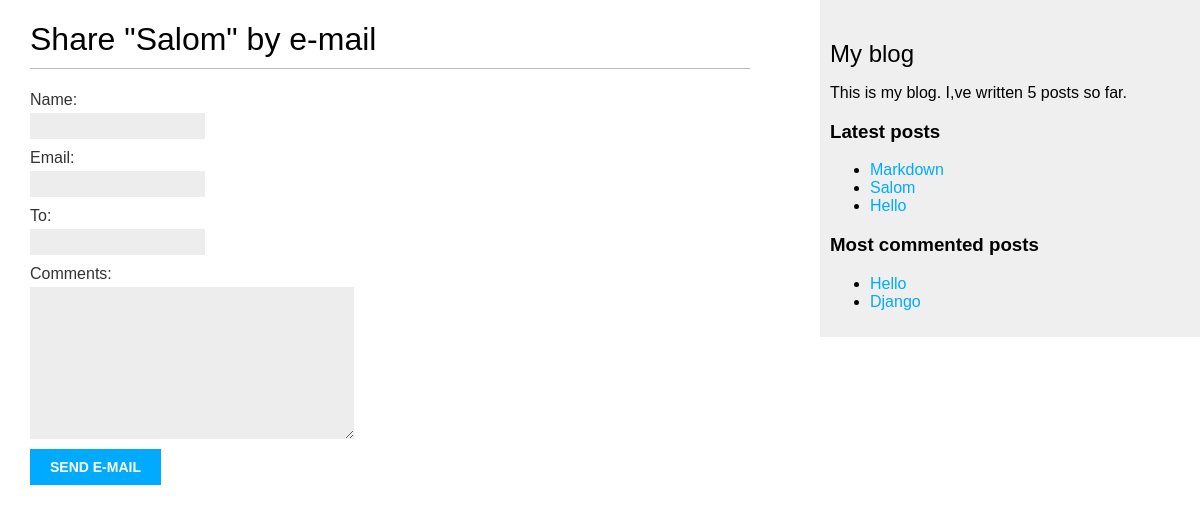
Screenshot of /4/share/ with the database file from the repository.
### BlogApp/models.py (models this page shows, shortened)
class Post(models.Model):
    DoesNotExist = None
    tags = TaggableManager()
    class Status(models.TextChoices):
        DRAFT = 'DF', 'Draft'
        PUBLISHED = 'PB', 'Published'
    title = models.CharField(max_length=250)
    slug = models.SlugField(max_length=250, unique_for_date='publish')
    author = models.ForeignKey(User,
                               on_delete=models.CASCADE,
                               related_name='blog_posts')
    body = models.TextField()
    publish = models.DateTimeField(default=timezone.now)
    created = models.DateTimeField(auto_now_add=True)
    updated = models.DateTimeField(auto_now=True)
    status = models.CharField(max_length=2,
                              choices=Status.choices,
                              default=Status.DRAFT)
    objects = models.Manager()
    published = PublishedManager()
    class Meta:
        ordering = ['-publish']
    indexes = [
        models.Index(fields=['-publish']),
    ]
    def get_absolute_url(self):
        return reverse('blog:post_detail',
                       args=[self.publish.year,
                             self.publish.month,
                             self.publish.day,
                             self.slug])

### BlogApp/views.py (the view)
# urls.py: path('<int:post_id>/share/', views.post_share, name='post_share'),
def post_share(request, post_id):
    post = get_object_or_404(Post,
                             id=post_id,
                             status=Post.Status.PUBLISHED)
    sent = False
    if request.method == 'POST':
        form = EmailPostForm(request.POST)
        if form.is_valid():
            cd = form.cleaned_data
            post_url = request.build_absolute_uri(
                post.get_absolute_url())
            subject = f"{cd['name']} recommends you read" \
                      f"{post.title}"
            message = f"Read {post.title} at {post_url}\n\n" \
                      f"{cd['name']}\'s comments: {cd['comments']}"
            send_mail(subject, message, 'asadbektuygunov9@gmail.com',
                      [cd['to']])
            sent = True
    else:
        form = EmailPostForm()
    return render(request, 'post/share.html', {'post': post, 'form': form, 'sent': sent})

### BlogApp/forms.py
class EmailPostForm(forms.Form):
    name = forms.CharField(max_length=25)
    email = forms.EmailField()
    to = forms.EmailField()
    comments = forms.CharField(required=False, widget=forms.Textarea)

### BlogApp/models.py (called while the page is built)
    def get_queryset(self):
        return super().get_queryset().filter(status=Post.Status.PUBLISHED)

### BlogApp/templatetags/blog_tags.py (called while the page is built)
@register.simple_tag
def total_posts():
    return Post.published.count()

@register.inclusion_tag('post/latest_posts.html')
def show_latest_posts(count=5):
    latest_posts = Post.published.order_by('-publish')[:count]
    return {'latest_posts': latest_posts}

@register.simple_tag
def get_most_commented_posts(count=2):
    return Post.published.annotate(
        total_comments=Count('comment')
    ).order_by('-total_comments')[:count]

### templates/post/share.html (shortened to what this page needs)
{% extends "base.html" %}
{% block content %}
  {% if sent %}
    <h1>E-mail successfully sent</h1>
  <p>
    "{{ post.title }}" was successfully sent
    to {{ form.cleaned_data.to }}.
  </p>
  {% else %}
    <h1>Share "{{ post.title }}" by e-mail</h1>
    <form method="post">
      {{ form.as_p }}
      <input type="submit" value="Send e-mail">
    </form>
  {% endif %}
  {% endblock %}

### templates/base.html (shortened to what this page needs)
{% load blog_tags %}
{% load static %}
<!DOCTYPE html>
<html>
<head>
  <link href="{% static 'css/blog.css' %}" rel="stylesheet">
</head>
<body>
  <div id="content">
    {% block content %}
    {% endblock %}
  </div>
  <div id="sidebar">
    <h2>My blog</h2>
    <p>This is my blog.
    I,ve written {% total_posts %} posts so far.
    </p>
    <h3>Latest posts</h3>
    {% show_latest_posts 3 %}
    <h3>Most commented posts</h3>
    {% get_most_commented_posts as most_commented_posts %}
    <ul>
      {% for post in most_commented_posts %}
      <li>
        <a href="{{ post.get_absolute_url }}">{{ post.title }}</a>
      </li>
      {% endfor %}
    </ul>
  </div>
</body>
</html>

### templates/post/latest_posts.html
<ul>
  {% for post in latest_posts %}
  <li>
    <a href="{{ post.get_absolute_url }}">{{ post.title }}</a>
  </li>
  {% endfor %}
</ul>

### static/css/blog.css (style rules this page uses)
body { margin:0; padding:0; font-family:helvetica, sans-serif; }
a { color:#00abff; text-decoration:none; }
h1 { font-weight:normal; border-bottom:1px solid #bbb; padding:0 0 10px 0; }
h2 { font-weight:normal; margin:30px 0 0; }
#content { float:left; width:60%; padding:0 0 0 30px; }
#sidebar { float:right; width:30%; padding:10px; background:#efefef; height:100%; }
label { float:left; clear:both; color:#333; margin-bottom:4px; }
input, textarea { clear:both; float:left; margin:0 0 10px; background:#ededed; border:0; padding:6px 10px; font-size:12px; }
input[type=submit] { font-weight:bold; background:#00abff; color:#fff; padding:10px 20px; font-size:14px; text-transform:uppercase; }

### rows the page displays
Post: title "Salom"
Post: title "Markdown"
Post: title "Hello"
Post: title "Django"
